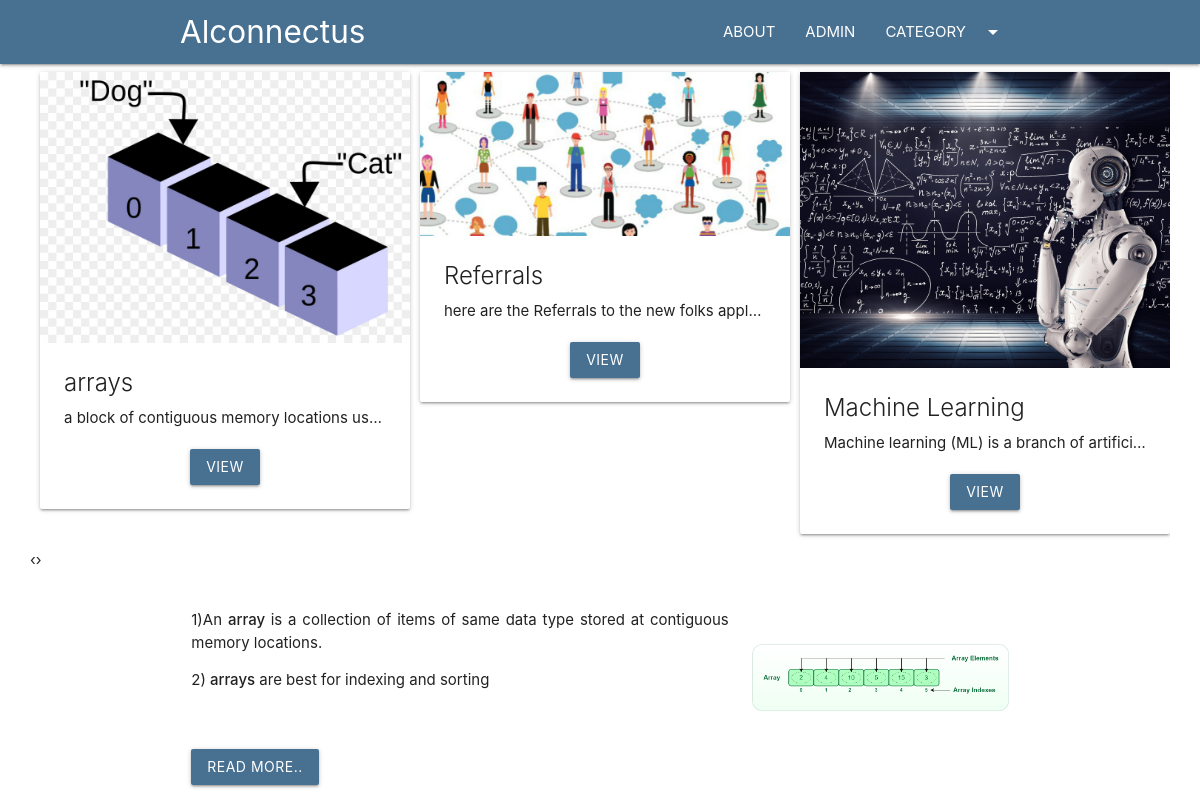
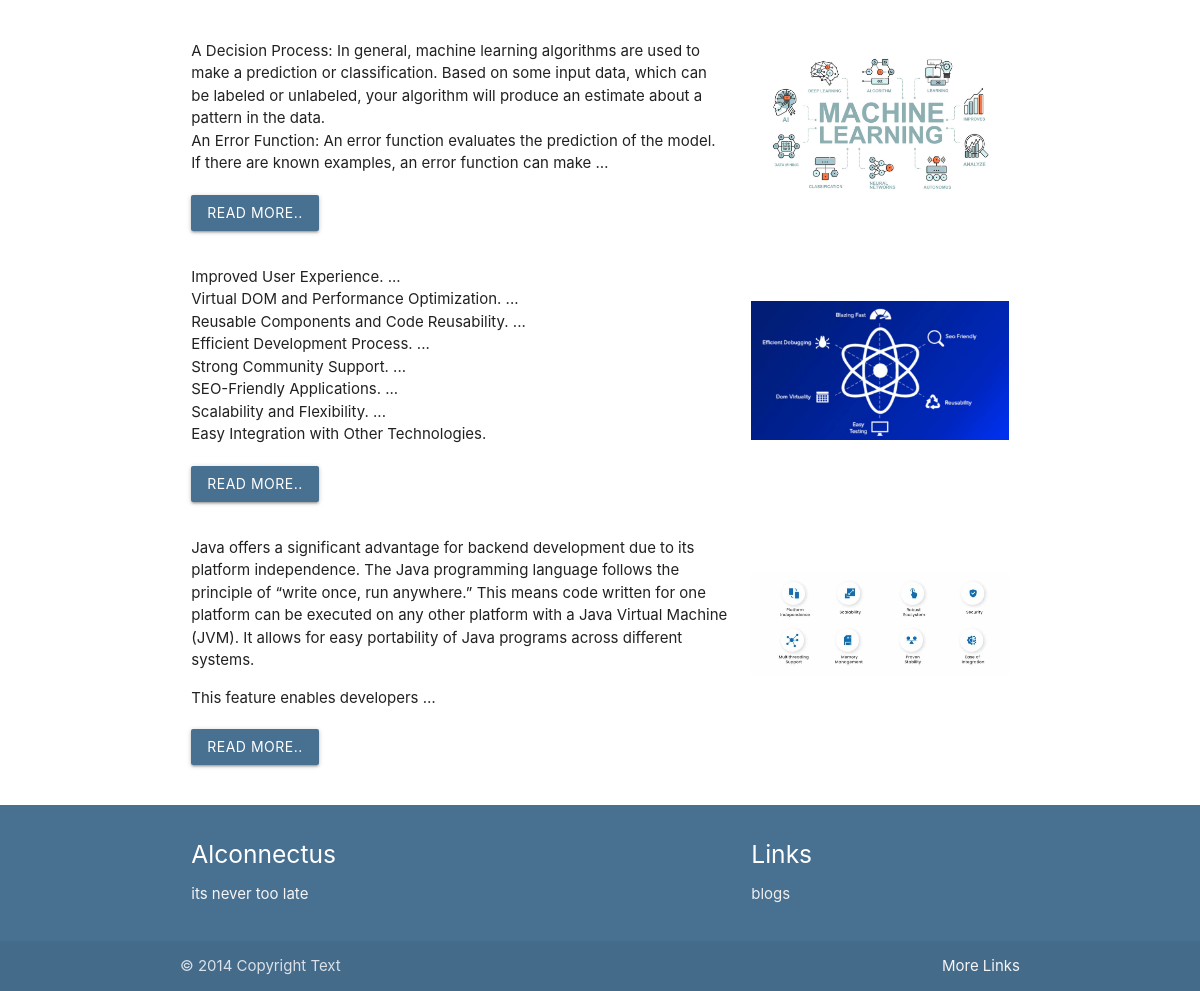
The page / on the database its author committed (2 pictures, top to bottom).
### blogs/models.py (models this page shows, shortened)
class Category(models.Model):
    cat_id = models.AutoField(primary_key=True)
    title = models.CharField(max_length=100)
    description = models.TextField()
    url = models.CharField(max_length=100)
    image = models.ImageField(upload_to='category/',blank=True, null=True)
    add_date = models.DateField(auto_now_add=True, null=True)

class Post(models.Model):
    post_id = models.AutoField(primary_key=True)
    title = models.CharField(max_length=200)
    content = models.TextField()
    url = models.CharField(max_length=100)
    cat = models.ForeignKey(Category, on_delete=models.CASCADE)
    image = models.ImageField(upload_to='post/',blank=True, null=True)

### blogs/views.py (the view)
# urls.py: 2. Add a URL to urlpatterns:  path('', views.home, name='home')
def home(request):
    posts = Post.objects.all()[:11]
    cats = Category.objects.all()
    data = {
        'posts': posts,
        'cats': cats
    }
    return render(request, 'home.html', data)

### templates/home.html (shortened to what this page needs)
{%extends 'base.html' %}
{%block content%}
<div class="container-custom">
    <div class="owl-carousel">
        {% for cat in cats %}
        <div class="card item" style="margin-left:10px;">
            <div class="img-container">
                <img src="/media/{{cat.image}}" class="responsive-img" alt="">
            </div>
            <div class="card-content">
                <div class="card-title">
                    {{cat.title}}
                </div>
                <p class="truncate">{{cat.description}}</p>
                <div class="container center-align mt20">
                    <a href="/category/{{cat.url}}" class="btn bg-primary">VIEW</a>
                </div>
            </div>
        </div>
        {%endfor%}
    </div>
</div>
<div class="container">
    <div class="row">
        <div class="col s12 ">
            {%for p in posts %}
            <div class="row">
                <div class="col s12 m8">
                    {{p.content |truncatewords:60 | safe}}
                    <div class="mt20">
                        <a href="/blogs/{{p.url}}" class="btn  bg-primary ">Read More..</a>
                    </div>
                </div>
                <div class="col s12 m4">
                    <img src="/media/{{p.image}}" class="responsive-img" style="margin-top:50px;">
                </div>
            </div>
            {%endfor %}
        </div>
    </div>
</div>
{%endblock%}

### templates/base.html (shortened to what this page needs)
<!DOCTYPE html>
<html lang="en">
<head>
    <link rel="stylesheet" href="https://cdnjs.cloudflare.com/ajax/libs/materialize/1.0.0/css/materialize.min.css">
    {% load static %}
    <link rel="stylesheet" href="{% static 'css/style.css'%}">
    <link rel="stylesheet" href="{% static 'css/owl.carousel.min.css'%}">
    <link rel="stylesheet" href="{% static 'css/owl.theme.default.min.css'%}">
</head>
<body>
{%include 'header.html' %}
{%block content %}
{%endblock%}
{% include 'footer.html' %}
</body>
</html>

### templates/header.html (shortened to what this page needs)
<nav class="bg-primary">
    <div class="container">
        <div class="nav-wrapper">
            <a href="/home" class="brand-logo">Alconnectus</a>
            <ul class="right hide-on-med-and-down">
                <li><a href="/about">ABOUT</a></li>
                <li><a href="/admin">ADMIN</a></li>
                <li><a class="dropdown-trigger" href="#!" data-target="dropdown1">CATEGORY<i
                        class="material-icons right">arrow_drop_down</i></a>
                </li>
            </ul>
        </div>
    </div>
</nav>

### templates/footer.html (shortened to what this page needs)
   <footer class="page-footer bg-primary">
          <div class="container">
            <div class="row">
              <div class="col l6 s12">
                <h5 class="white-text">Alconnectus</h5>
                <p class="grey-text text-lighten-4">its never too late</p>
              </div>
              <div class="col l4 offset-l2 s12">
                <h5 class="white-text">Links</h5>
                <ul>
                  <li><a class="grey-text text-lighten-3" href="/blogs">blogs</a></li>
                </ul>
              </div>
            </div>
          </div>
          <div class="footer-copyright">
            <div class="container">
            © 2014 Copyright Text
            <a class="grey-text text-lighten-4 right" href="#!">More Links</a>
            </div>
          </div>
        </footer>

### blogs/static/css/style.css (style rules this page uses)
.bg-primary { background:#477091!important; }
.mt20 { margin-top:20px; }
.container-custom { width:95%!important; margin:auto; }

### rows shown on the page
Category: image (picture), title "arrays", description "a block of contiguous memory locations us…"
Category: image (picture), title "Referrals", description "here are the Referrals to the new folks appl…"
Category: image (picture), title "Machine Learning", description "Machine learning (ML) is a branch of artifici…"
Post: content "1)An array is a collection of items of same data type stored at contiguous memory locations. 2) arrays are best for indexing and sorting", image (picture)
Post: content "A Decision Process: In general, machine learning algorithms are used to make a prediction or classification. Based on some input data, which can be labeled or unlabeled, your algorithm will produce an estimate about a pattern in the data. An Error Function: An error function evaluates the prediction of the model. If there are known examples, an error function can make …", image (picture)
Post: content "Improved User Experience. ... Virtual DOM and Performance Optimization. ... Reusable Components and Code Reusability. ... Efficient Development Process. ... Strong Community Support. ... SEO-Friendly Applications. ... Scalability and Flexibility. ... Easy Integration with Other Technologies.", image (picture)
Post: content "Java offers a significant advantage for backend development due to its platform independence. The Java programming language follows the principle of “write once, run anywhere.” This means code written for one platform can be executed on any other platform with a Java Virtual Machine (JVM). It allows for easy portability of Java programs across different systems. This feature enables developers …", image (picture)
